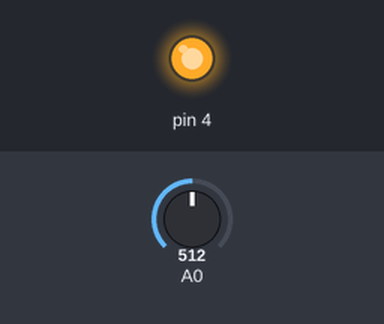
A sketch run on a simulated Arduino Uno, built with avr-gcc and run on an emulated ATmega328P. On the bench: output pins drawn as LEDs (lit = HIGH). Inputs (shaded band) come from the test bench; at power-on: A0 = 512. What the sketch prints to the serial monitor is not drawn.

Above: at 12.5 s.
At 30.0 s:
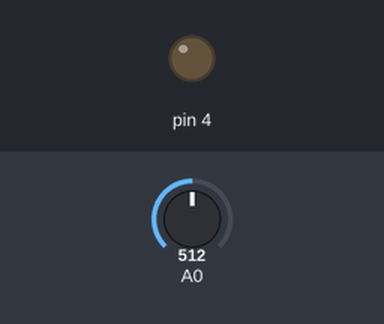
Timing chart, 0 to 45.5 s (numbered marks = the images above):
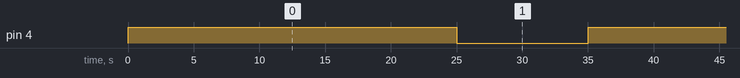

Measured:
- by itself, pin 4: alternates HIGH for 25.0 s and LOW for 10.0 s

The sketch:

sketch_nov09a.ino
```cpp
void setup() {
  // Инициализируем последовательный порт
  Serial.begin(9600);
   pinMode(4,1);

  // Опционально: устанавливаем опорное напряжение (по умолчанию 5В или 3.3В)
  // analogReference(DEFAULT); // DEFAULT = 5V на 5V-платах, 3.3V на 3.3V-платах
}

void loop() {
  digitalWrite(4,1);
  function_one();
  delay(20000);
  digitalWrite(4,0);
  delay(5000);
  function_one();
  // Считываем значение с аналогового пина A0
//  int sensorValue = analogRead(A0);
//
//  // Преобразуем аналоговое значение в напряжение
//  // Формула: напряжение = (показание АЦП * опорное напряжение) / 1024
//  float voltage = sensorValue * (5.0 / 1024.0); // Для плат с 5V питанием (Arduino Uno/Nano)
//  // float voltage = sensorValue * (3.3 / 1024.0); // Для плат с 3.3V питанием (Arduino Pro Mini 3.3V)
//
//  // Выводим значение в монитор порта
//  Serial.print("Напряжение: ");
//  Serial.print(voltage, 2); // 2 знака после запятой
//  Serial.println(" V");
//
//  // Ждем 500 мс перед следующим измерением
//  delay(5000);
}

void function_one() {
   // Считываем значение с аналогового пина A0
  int sensorValue = analogRead(A0);

  // Преобразуем аналоговое значение в напряжение
  // Формула: напряжение = (показание АЦП * опорное напряжение) / 1024
  float voltage = sensorValue * (5.0 / 1024.0); // Для плат с 5V питанием (Arduino Uno/Nano)
  // float voltage = sensorValue * (3.3 / 1024.0); // Для плат с 3.3V питанием (Arduino Pro Mini 3.3V)

  // Выводим значение в монитор порта
  Serial.print("Напряжение: ");
  Serial.print(voltage, 2); // 2 знака после запятой
  Serial.println(" V");

  // Ждем 500 мс перед следующим измерением
  delay(5000);}
```
